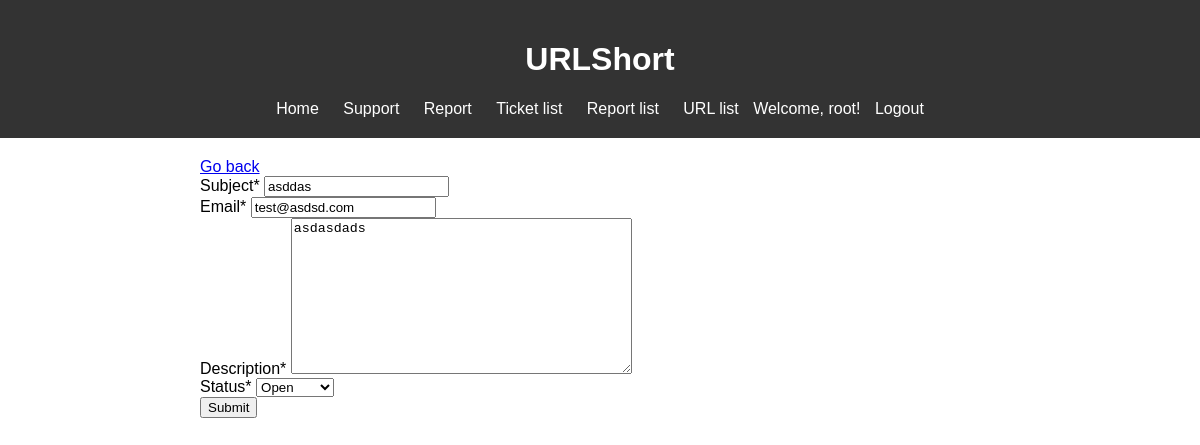
Page /support-update/3/ (signed in) on the committed database.
### urlshortapp/models.py (models this page shows)
class User(AbstractUser):
    pass

class Support(models.Model):
    subject = models.CharField(max_length=255, blank=False, null=False)
    email = models.EmailField(blank=False, null=False)
    description = models.TextField(blank=False, null=False)
    status = models.CharField(blank=False, null=False, default='Open', choices=STATUS_CHOICES, max_length=20)

### urlshortapp/views.py (the view)
# urls.py: path('support-update/<int:pk>/', SupportUpdateView.as_view(), name='support-update'),
class SupportUpdateView(LoginRequiredMixin, UpdateView):
    model = Support
    form_class = SupportUpdateForm
    success_url = reverse_lazy('support-list')

### urlshortapp/forms.py
class SupportUpdateForm(forms.ModelForm):
    class Meta:
        model = Support
        fields = "__all__"

### urlshortapp/templates/urlshortapp/support_form.html (shortened to what this page needs)
{% extends 'urlshortapp/base.html' %}
{% load crispy_forms_filters %}
{% block content %}
<a href="{% url 'urls' %}">Go back</a>
<form method="POST" action="">
    {{ form|crispy }}
    <input type="submit" value="Submit">
</form>
{% endblock %}

### urlshortapp/templates/urlshortapp/base.html (shortened to what this page needs)
<!DOCTYPE html>
<html lang="en">
<head>
    {% load static %}
    <link rel="stylesheet" href="{% static 'css/styles.css' %}">
</head>
<body>
<header>
    <h1>URLShort</h1>
    <nav>
        <a href="{% url 'shortener' %}">Home</a>
        <a href="{% url 'support-create' %}">Support</a>
        <a href="{% url 'report-create' %}">Report</a>
        {% if user.is_staff or user.is_superuser %}
        <a href="{% url 'support-list' %}">Ticket list</a>
        <a href="{% url 'report-list' %}">Report list</a>
        {% endif %}
        {% if not user.is_authenticated%}
        <a href="{% url 'login' %}">Login</a>
        <a href="{% url 'register' %}">Register</a>
        {% else %}
        <a href="{% url 'urls' %}">URL list</a>
        <span>Welcome, {{ user.username }}!</span>
        <a href="#" onclick="logout()">Logout</a>
        {% endif %}
    </nav>
</header>
<div class="container">
    {% block content %}{% endblock %}
</div>
</body>
</html>

### urlshortapp/static/css/styles.css (style rules this page uses)
body { margin: 0; padding: 0; font-family: Arial, sans-serif; }
header { background-color: #333; color: #fff; padding: 20px; text-align: center; }
nav { display: inline-block; }
nav a { color: #fff; text-decoration: none; padding: 10px; }
.container { max-width: 800px; margin: 0 auto; padding: 20px; }

### rows in the picture
User: username "root"
Support: subject "asddas", email "test@asdsd.com", description "asdasdads", status "Open"
